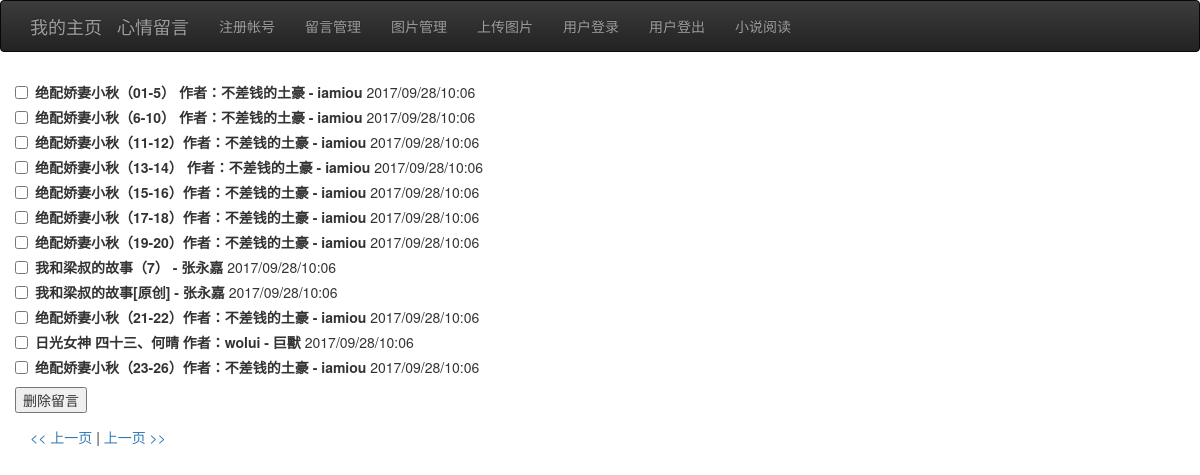
Page /nv/2 (signed in) on the committed database.
### flask_app.py (models this page shows)
class Novel(db.Model):
    id = db.Column(db.Integer, primary_key=True)
    url = db.Column(db.String(4096),unique=True)
    title=db.Column(db.String(4096))
    timestamp = db.Column(db.DateTime)

### flask_app.py (the view, shortened to what this page needs)
@app.route('/nv',methods=["GET", "POST"])
@app.route('/nv/<int:page>',methods=["GET", "POST"])
@login_required
def admin_nv(page=1):
    if request.method == "GET":
        return render_template("admin_nv.html", title='posts admin',comments=Novel.query.order_by(Novel.timestamp.desc()).paginate(page, POSTS_PER_PAGE, False))

### flask_app.py (called while the page is built)
@app.before_request
def before_request():
    pass

@login_manager.user_loader
def load_user(user_id):
    return User.query.get(int(user_id))

### momentjs.py (called while the page is built)
    def dist8(self):
        timenow = (self.timestamp + timedelta(hours=8))
        return timenow.strftime("%Y/%m/%d/%H:%M")

### templates/admin_nv.html
{% extends "base.html" %}
{% block content %}
        <div class="container">
            <div class="row">
                <form action="/nv" method="POST">
                 {% for comment in comments.items %}
                      <div class="checkbox">
                        <label>
                            <input type="checkbox" name="todel" value={{comment.id}}><b>{{comment.title}}</b>
							{{momentjs(comment.timestamp).dist8()}}
                        </label>
                    </div>
                 {% endfor %}
                     <input type="submit" value="删除留言">
                </form>
            </div>
        {% if comments.has_prev %}<a href="{{ url_for('admin_nv', page =comments.prev_num) }}"><< 上一页</a>{% else %}<< 下一页{% endif %} |
        {% if comments.has_next %}<a href="{{ url_for('admin_nv', page = comments.next_num) }}">上一页 >></a>{% else %}下一页 >>{% endif %}
       </div>
{% endblock %}

### rows in the picture
Novel: title "绝配娇妻小秋（01-5） 作者：不差钱的土豪 - iamiou", timestamp "2017/09/28/10:06"
Novel: title "绝配娇妻小秋（6-10） 作者：不差钱的土豪 - iamiou", timestamp "2017/09/28/10:06"
Novel: title "绝配娇妻小秋（11-12）作者：不差钱的土豪 - iamiou", timestamp "2017/09/28/10:06"
Novel: title "绝配娇妻小秋（13-14） 作者：不差钱的土豪 - iamiou", timestamp "2017/09/28/10:06"
Novel: title "绝配娇妻小秋（15-16）作者：不差钱的土豪 - iamiou", timestamp "2017/09/28/10:06"
Novel: title "绝配娇妻小秋（17-18）作者：不差钱的土豪 - iamiou", timestamp "2017/09/28/10:06"
Novel: title "绝配娇妻小秋（19-20）作者：不差钱的土豪 - iamiou", timestamp "2017/09/28/10:06"
Novel: title "我和梁叔的故事（7） - 张永嘉", timestamp "2017/09/28/10:06"
Novel: title "我和梁叔的故事[原创] - 张永嘉", timestamp "2017/09/28/10:06"
Novel: title "绝配娇妻小秋（21-22）作者：不差钱的土豪 - iamiou", timestamp "2017/09/28/10:06"
Novel: title "日光女神 四十三、何晴 作者：wolui - 巨獸", timestamp "2017/09/28/10:06"
Novel: title "绝配娇妻小秋（23-26）作者：不差钱的土豪 - iamiou", timestamp "2017/09/28/10:06"
